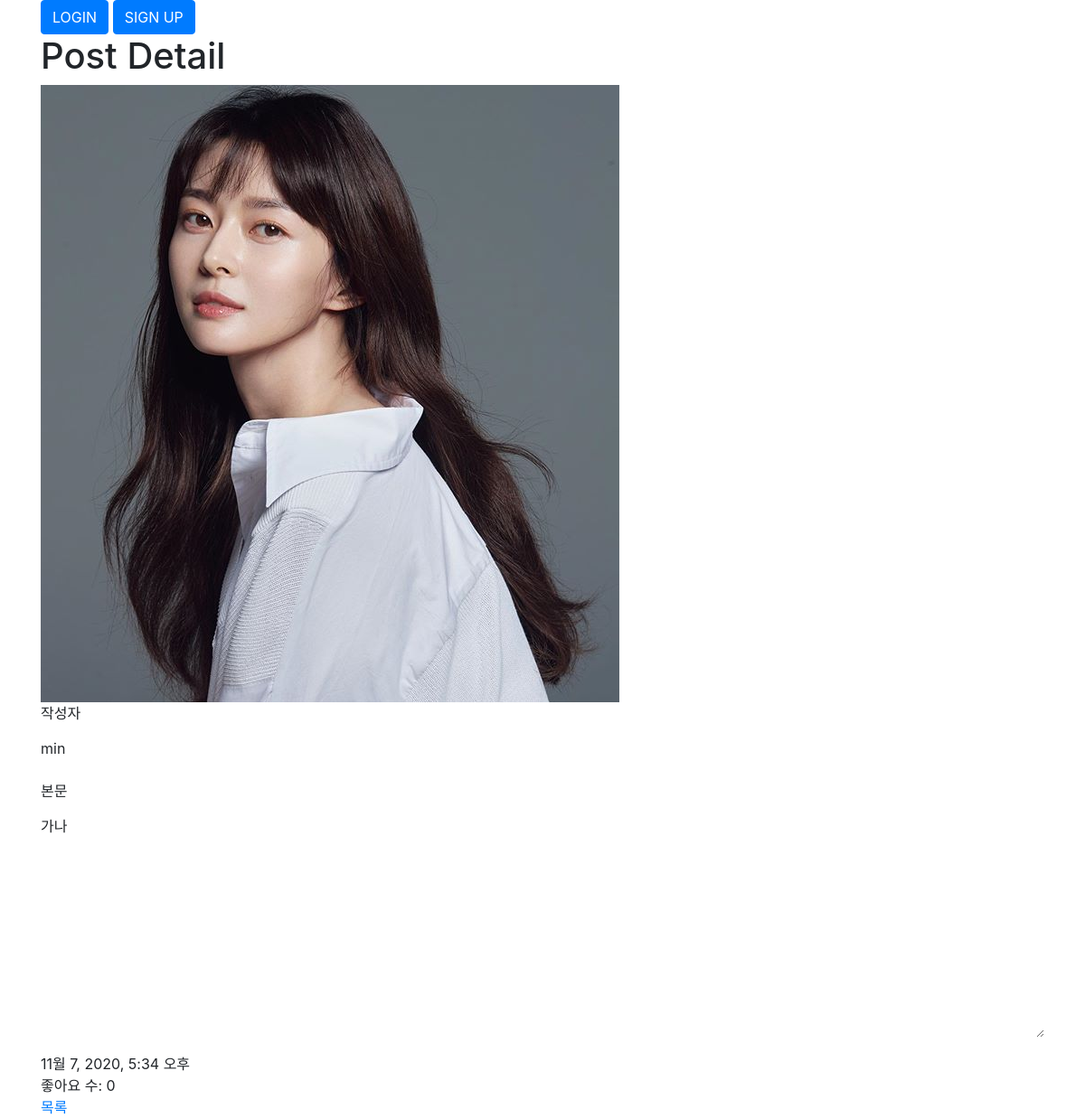
The page /posts/7/ on the database its author committed.
### posts/models.py (models this page shows, shortened)
class Post(models.Model):
    user=models.ForeignKey(User,on_delete=models.CASCADE,null=False)
    body=models.TextField()
    created_at=models.DateTimeField()
    image = models.ImageField(upload_to='post', null=True)
    liked_users=models.ManyToManyField(User,related_name="liked_posts")

### posts/views.py (the view)
# urls.py: path('<int:post_id>/',views.detail,name="detail"),
def detail(request,post_id):
    post=Post.objects.get(id=post_id)
    context={'post':post}
    return render(request,'posts/detail.html',context)

### posts/templates/posts/detail.html (shortened to what this page needs)
{% extends "base.html" %}
{% load static %}
{% block style %}
  <link rel="stylesheet" href="{% static 'posts/style.css'%}" />
{% endblock %}
{% block content %}
  <div class="container">
    <h1>Post Detail</h1>
    {% if post.image %}
      <div>
        <img src="{{ post.image.url }}" alt="Post Image" />
      </div>
    {% endif %}
    <div class="form-group">
      <label for="author">작성자</label>
      <input readonly class="form-control-plaintext" type="text" name="author" value="{{ post.user.get_username }}" />
    </div>
    <div class="form-group">
      <label for="body">본문</label>
      <textarea readonly class="form-control-plaintext" id="body" cols="40" rows="10" name="body">{{ post.body }}</textarea>
    </div>
    <div>{{ post.created_at }}</div>
    <div>좋아요 수: {{ post.liked_users.count }}</div>
    <a href="{% url 'posts:index' %}">목록</a>
  </div>
{% endblock %}

### static/style.css (style rules this page uses)
* { margin: 0px; padding: 0px; box-sizing: border-box; }

### rows shown on the page
Post: image (picture), author "min", body "가나", created_at "11월 7, 2020, 5:34 오후", liked_users.count "0"
